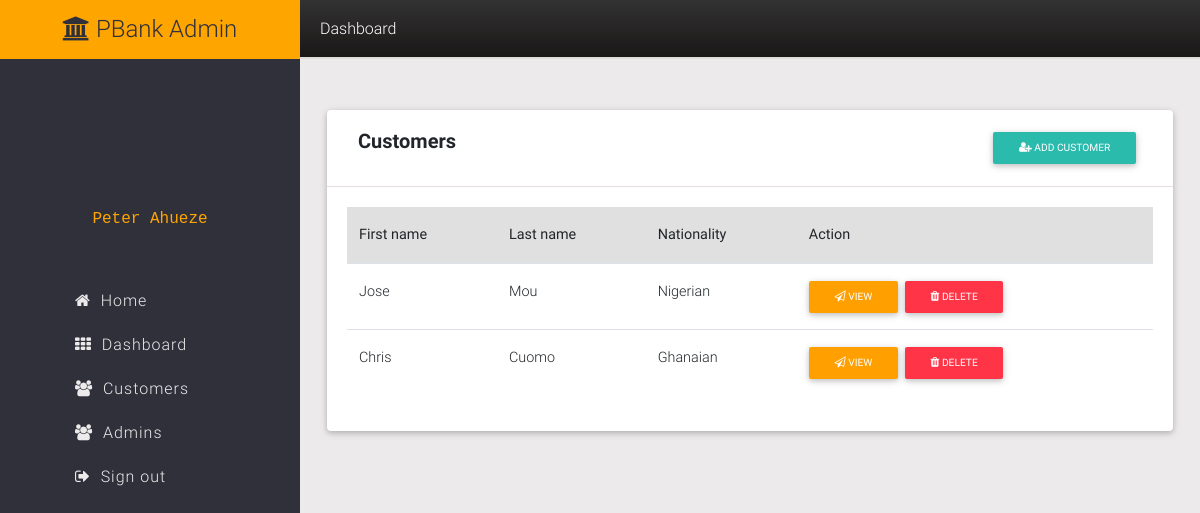
The page /admin/customers (signed in) on the database its author committed.
### loan/models.py (models this page shows)
class Profile(db.Model):
  __tablename__ = 'profiles'
  id = db.Column(db.Integer, primary_key=True)
  firstname = db.Column(db.String(50))
  middlename = db.Column(db.String(50))
  lastname = db.Column(db.String(50))
  gender = db.Column(db.String(1))
  nationality = db.Column(db.String(100))
  profile_image = db.Column(
      db.String(20), nullable=False, default='default.jpg')
  user_id = db.Column(db.Integer, db.ForeignKey('users.id', ondelete='CASCADE'), nullable=False)

### loan/routes.py (the view)
@app.route('/admin/customers')
@roles_required('Admin')
def admin_customers():
  profile = Profile.query.filter_by(id = current_user.id).all()
  customers = getAllCustomers('all')
  return render_template('admin_customers.html', profile=profile[0], customers=customers)

### loan/routes.py (called while the page is built)
def getAllCustomers(num):
    users_profiles = Profile.query.all()
    users = User.query.all()
    customer_ids = []
    customers = []
    for user in users:
      for role in user.roles:
        if role.name == 'Customer':
          customer_ids.append(user.id)
    for user_profile in users_profiles:
      if num == 'all':
        for id in customer_ids:
          if user_profile.user_id == id:
            customers.append(user_profile)
      else:
        for id in customer_ids[:num]:
          if user_profile.user_id == id:
            customers.append(user_profile)
    return customers

### loan/templates/admin_customers.html
{% extends "admin_layout.html" %}
{% block content %}
<div style="padding: 3%;">
  <div class="mt-3">
    <div class="card">
      <div class="p-3" style="border-bottom: 1px solid rgb(233, 220, 220)">
        <div class="container">
          <div class="row">
            <div class="col-md-8">
              <span style="font-size: 20px; font-weight: bold;">Customers</span>
            </div>
            <div class="col-md-4" style="text-align: right;">
              <a href="{{ url_for('admin_customer_add') }}" class="btn btn-sm btn-default"><span class="fa fa-user-plus"></span> Add customer</a>
            </div>
          </div>
        </div>
      </div>
      <div class="card-body">
        <div class="table-responsive text-nowrap">
          <table class="table">
            <thead class="grey lighten-2">
              <tr>
                <th scope="col">First name</th>
                <th scope="col">Last name</th>
                <th scope="col">Nationality</th>
                <th scope="col">Action</th>
              </tr>
            </thead>
            <tbody>
              {% for customer in customers %}
                <tr>
                  <td>{{ customer.firstname }}</td>
                  <td>{{ customer.lastname }}</td>
                  <td>{{ customer.nationality }}</td>
                  <td>
                    <a href="{{ url_for('admin_customer_id', user_id = customer.user_id) }}" class="btn btn-amber btn-sm"><span class="fa fa-paper-plane-o"></span> View</a>&nbsp;
                    <a href="{{ url_for('admin_remove_user_confirmation', user_id = customer.user_id) }}" class="btn btn-danger btn-sm"><span class="fa fa-trash"></span> Delete</a>
                  </td>
                </tr>
              {% endfor %}
            </tbody>
          </table>
        </div>
      </div>
    </div>
  </div>
</div>
{% endblock content %}

### loan/templates/admin_layout.html (shortened to what this page needs)
<!DOCTYPE html>
<html lang="en">
<head>
  <link rel="stylesheet" href="{{ url_for('static', filename='mdbootstrap/css/bootstrap.min.css') }}">
  <link rel="stylesheet" href="{{ url_for('static', filename='mdbootstrap/css/mdb.min.css') }}">
  <link rel="stylesheet" href="{{ url_for('static', filename='font-awesome/css/font-awesome.min.css') }}">
  <link rel="stylesheet" href="{{ url_for('static', filename='css/main.css') }}">
</head>
<body>
  <div class="container-fluid">
    <div class="row" style="min-height: 100vh">
      <div class="col-3 p-0" style="background: rgb(48, 48, 59);">
        <h4 style="background: orange; text-align: center; padding: 15px 0; color: rgb(48, 48, 59)"><span class="fa fa-bank"></span> PBank Admin</h4>
        <div class="m-5" style="text-align: center">
          <div style="width: 100px; height: 100px; background: url('../static/images/default.jpg'); border-radius: 50%; margin: 0 auto; background-size: cover;"></div>
          <p style="color: orange; font-family: 'Courier New', Courier, monospace">{{ profile.firstname }} {{ profile.lastname }}</p>
        </div>
        <div class="mt-2" style="padding-left: 25%;">
          <ul class="sideMenuList">
            <li><a href="{{ url_for('home') }}"><span class="fa fa-home"></span>&nbsp;&nbsp;Home</a></li>
            <li><a href="{{ url_for('admin_dashboard') }}"><span class="fa fa-th"></span>&nbsp;&nbsp;Dashboard</a></li>
            <li><a href="{{ url_for('admin_customers') }}"><span class="fa fa-users"></span>&nbsp;&nbsp;Customers</a></li>
            <li><a href="{{ url_for('admin_admins') }}"><span class="fa fa-users"></span>&nbsp;&nbsp;Admins</a></li>
            <li><a href="{{ url_for('user.logout') }}"><span class="fa fa-sign-out"></span>&nbsp;&nbsp;Sign out</a></li>
          </ul>
        </div>
      </div>
      <div class="col-9 p-0" style="background: rgb(236, 234, 234)">
        <div style="padding: 19px 20px; color: white; background: linear-gradient(rgb(51, 50, 50), rgb(26, 23, 23)); border-bottom: 2px solid rgb(223, 220, 220);">
          <h6 style="padding: 0; margin: 0;">Dashboard</h6>
        </div>
        <div class="container pt-2">
        </div>
        {% block content %}
        {% endblock content %}
      </div>
    </div>
  </div>
</body>
</html>

### loan/static/css/main.css (style rules this page uses)
.sideMenuList { padding: 0; margin: 0; list-style: none; }
.sideMenuList li { padding: 10px 0; }
.sideMenuList li a { color: rgb(236, 234, 234); letter-spacing: 1px; }

### rows shown on the page
Profile: firstname "Peter", lastname "Ahueze"
Profile: firstname "Jose", lastname "Mou", nationality "Nigerian"
Profile: firstname "Chris", lastname "Cuomo", nationality "Ghanaian"
